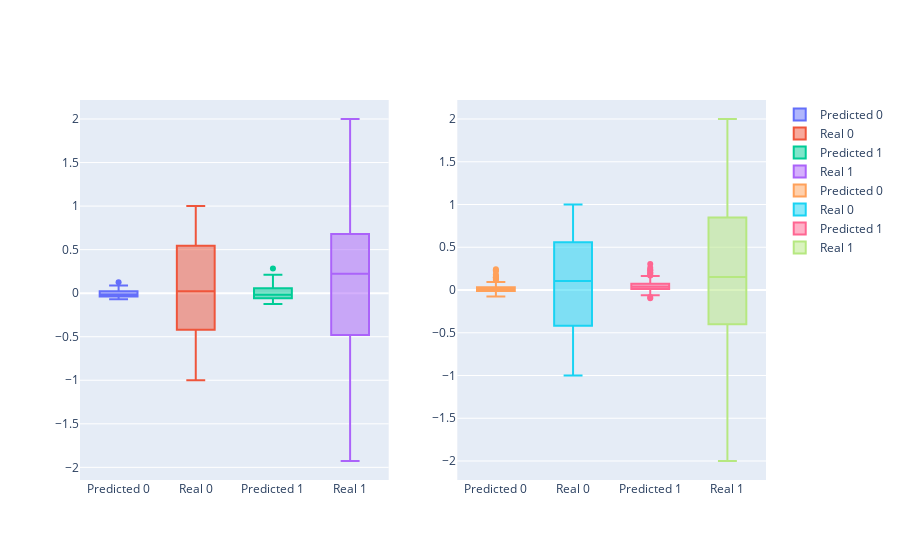

The code cell stored with this chart in its notebook:
### Code cell
from plotly.subplots import make_subplots
bench_fig = visualize_future_distribution(results_benchmark)
tuned_fig = visualize_future_distribution(results_tuned)
fig = make_subplots(rows=1, cols=2)

for trace in bench_fig.data:
    fig.add_trace(trace, row=1, col=1)

for trace in tuned_fig.data:
    fig.add_trace(trace, row=1, col=2)

fig.show()
